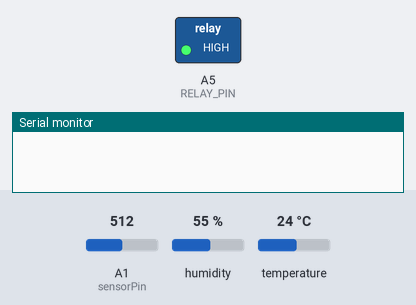
The sketch below on a simulated Arduino MKR. Shown: switched loads named in the sketch (green lamp = pin HIGH), the last lines printed to the serial monitor. The test bench sets the inputs (shaded band); at power-on: A1 (sensorPin) = 512, humidity 55 %, temperature 24 °C. WiFi joins after 1.5 s; servers stay silent unless stated.

Above: at 3.0 s.
3.1 s: A1 (sensorPin) set to 759
9.3 s: A1 (sensorPin) set to 780
At 12.9 s:
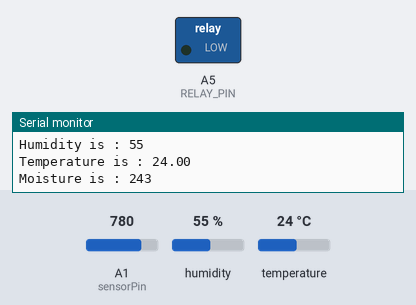
26.3 s: A1 (sensorPin) set to 900
Timing chart, 0 to 41.3 s (numbered marks = the images above; inputs shaded):
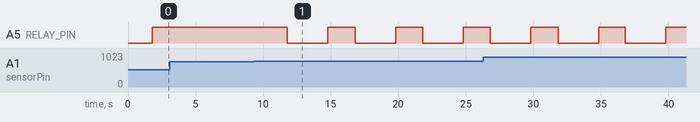

The sketch:

Smart_Irrigation.ino
```cpp
#define BLYNK_PRINT Serial
#include <SPI.h>
#include <WiFiNINA.h>
#include <BlynkSimpleWiFiNINA.h>
#include <DHT.h>


#define DHTPIN 2          // What digital pin we're connected to (PIN 2)
#define DHTTYPE DHT11     // DHT 11

// Get Auth Token in the Blynk App.
char auth[] = "";

// WiFi credentials.
char ssid[] = "";
char pass[] = "";


// Declare variables and constants
int sensorPin=A1;
int mSensor;
int hSensor;
float tSensor;


const int RELAY_PIN = A5;    // the Arduino pin A5, which connects to the IN pin of relay


BlynkTimer timer;            //Initialize BlynkTimer Library
DHT dht(DHTPIN, DHTTYPE);    //Initialize DHT Library


void setup()
{
  // Debug console
  Serial.begin(9600);        // Initialize serial
  Blynk.begin(auth, ssid, pass);

  dht.begin();

  pinMode(RELAY_PIN, OUTPUT);   // initialize analog pin A5 as an output.
  digitalWrite(RELAY_PIN,HIGH);  //initialize relay state as OFF

  // Setup a function to be called every m milliseconds defined. 5000 represents 5 seconds
  timer.setInterval(6000, TempHum); //DHT 11
  timer.setInterval(5000, Moisture); //Moisture Sensor
  timer.setInterval(120000, Things); //ThingSpeak delay 2 min

}


 //=============== Humidity and Temperature ===============

void TempHum()
{
  // Reads sensor value on Digital Pin 2
  // Stores the 2 values in their respective variable. Humidity - hSensor. Temperature - tSensor.
  hSensor = dht.readHumidity();
  tSensor = dht.readTemperature();


  if (isnan(hSensor) || isnan(tSensor)) { // In case of abnormal readings from the sensor (not a number)
    Serial.println("Failed to read from DHT sensor!"); // Display error message on serial monitor
  }
  else{
  // Display readings on serial monitor
  Serial.println (String ("Humidity is : ") + hSensor);
  Serial.println (String ("Temperature is : ") + tSensor);


  Blynk.virtualWrite(V4, hSensor); /* Sends Humidity reading stored in variable hSensor
                                      to Virtual Pin V4 defined in the Blynk App*/
  Blynk.virtualWrite(V5, tSensor); /* Sends Temperature reading stored in variable tSensor
                                      to Virtual Pin V5 defined in the Blynk App*/


  }
}


 //=============== Soil Moisture ===============

void Moisture(){

  mSensor = analogRead(sensorPin); //Read sensor value on analog PIN A1
  mSensor = map(mSensor, 0, 1023, 1023, 0); // Mapping used for sensor calibration ( 0V=0 , +5V=1023 )

  if (isnan(mSensor)) { // In case of abnormal readings from the sensor (not a number)
  Serial.println("Failed to read from Soil Moisture sensor!"); // Display error message on serial monitor
  }
  else{

  Serial.println (String ("Moisture is : ") + mSensor); // Print moisture reading on serial monitor
  Blynk.virtualWrite(V6, mSensor); // Sends Moisture reading stored in variable sensorValue to Virtual Pin V6 (GAUGE)
  }

  //=============== Automatic Irrigation Conditions ===============

  if(mSensor <=250){
  Blynk.notify("Plant needs water.. Activating water pump"); // Notification widget triggers notification message
  digitalWrite(RELAY_PIN, LOW); // Pump ON
  delay(3000); //Supply water for 3 seconds then turn off pump
  digitalWrite(RELAY_PIN, HIGH); // Pump OFF
  }
  else if(mSensor >300){
    digitalWrite(RELAY_PIN, HIGH); // Pump OFF
  }

}

 //=============== Blynk to ThingSpeak ===============

void Things(){
  Blynk.virtualWrite(V0, hSensor, tSensor, mSensor); /* Virtual Pin V0 assigned to WebHook widget send data
                                                        to ThingSpeak channel*/
}


void loop()
{
 Blynk.run();
 timer.run(); // initiates BlynkTimer

}
```

Measured:
- the behaviour switches between 772 and 773 on A1 (sensorPin) (found by bisection; images 0 and 1)
- after the input at 9.3 s, A5 (RELAY_PIN): alternates HIGH for 2.0 s and LOW for 3.0 s, starting after 2.5 s
